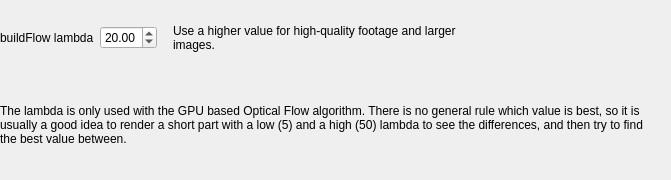
            <widget class="QWidget" name="page3D">
             <widget class="QWidget" name="FarnlayoutWidget">
              <property name="geometry">
               <rect>
                <x>0</x>
                <y>20</y>
                <width>472</width>
                <height>36</height>
               </rect>
              </property>
              <layout class="QHBoxLayout" name="horizontalLayout_7">
               <item>
                <widget class="QLabel" name="label_12">
                 <property name="text">
                  <string>buildFlow lambda</string>
                 </property>
                </widget>
               </item>
               <item>
                <widget class="QDoubleSpinBox" name="lambda">
                 <property name="locale">
                  <locale language="English" country="UnitedStates"/>
                 </property>
                 <property name="minimum">
                  <double>5.000000000000000</double>
                 </property>
                 <property name="maximum">
                  <double>50.000000000000000</double>
                 </property>
                 <property name="singleStep">
                  <double>1.000000000000000</double>
                 </property>
                 <property name="value">
                  <double>20.000000000000000</double>
                 </property>
                </widget>
               </item>
               <item>
                <spacer name="horizontalSpacer_10">
                 <property name="orientation">
                  <enum>Qt::Horizontal</enum>
                 </property>
                 <property name="sizeType">
                  <enum>QSizePolicy::Fixed</enum>
                 </property>
                 <property name="sizeHint" stdset="0">
                  <size>
                   <width>10</width>
                   <height>20</height>
                  </size>
                 </property>
                </spacer>
               </item>
               <item>
                <widget class="QLabel" name="label_11">
                 <property name="sizePolicy">
                  <sizepolicy hsizetype="Expanding" vsizetype="Preferred">
                   <horstretch>0</horstretch>
                   <verstretch>0</verstretch>
                  </sizepolicy>
                 </property>
                 <property name="text">
                  <string>Use a higher value for high-quality footage and larger images.</string>
                 </property>
                 <property name="wordWrap">
                  <bool>true</bool>
                 </property>
                </widget>
               </item>
              </layout>
             </widget>
             <widget class="QWidget" name="flowlayoutWidget">
              <property name="geometry">
               <rect>
                <x>0</x>
                <y>70</y>
                <width>662</width>
                <height>101</height>
               </rect>
              </property>
              <layout class="QHBoxLayout" name="horizontalLayout_10">
               <property name="topMargin">
                <number>8</number>
               </property>
               <item>
                <widget class="QLabel" name="label_14">
                 <property name="text">
                  <string>The lambda is only used with the GPU based Optical Flow algorithm. There is no general rule which value is best, so it is usually a good idea to render a short part with a low (5) and a high (50) lambda to see the differences, and then try to find the best value between.</string>
                 </property>
                 <property name="wordWrap">
                  <bool>true</bool>
                 </property>
                </widget>
               </item>
              </layout>
             </widget>
            </widget>
